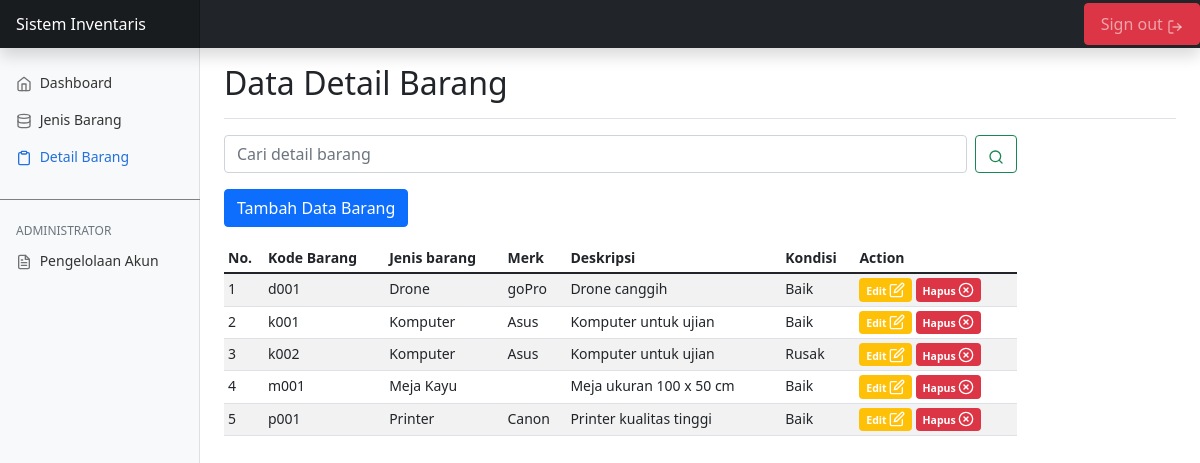
The page /detail.php (signed in) on the database its author committed.
### tables this page shows
CREATE TABLE `detail_barang` (
  `id` int(11) NOT NULL,
  `kode` varchar(20) NOT NULL,
  `id_jenis` int(11) NOT NULL,
  `merk` varchar(20) DEFAULT NULL,
  `deskripsi` text NOT NULL,
  `kondisi` tinyint(1) NOT NULL
);

CREATE TABLE `jenis_barang` (
  `id` int(11) NOT NULL,
  `nama_jenis` varchar(20) NOT NULL,
  `kategori` varchar(20) NOT NULL
);

### functions.php (called while the page is built, shortened)
<?php
  $conn = mysqli_connect("localhost", "root", "", "inventaris");
  function query($query)
  {
    global $conn;
    $result = mysqli_query($conn, $query);
    $rows = [];
    while ($row = mysqli_fetch_assoc($result)) {
      $rows[] = $row;
    }
    return $rows;
  }
?>

### detail.php (the view, shortened to what this page needs)
<?php
    require 'functions.php';
    $detail = query("SELECT detail_barang.id, detail_barang.kode, jenis_barang.nama_jenis, detail_barang.merk, detail_barang.deskripsi, detail_barang.kondisi
    FROM detail_barang
    INNER JOIN jenis_barang ON detail_barang.id_jenis=jenis_barang.id ORDER BY detail_barang.kode ASC;");
    $kata = "";
?>
<!doctype html>
<html lang="en">
    <head>
            <link href="css/bootstrap.min.css" rel="stylesheet">
        <link href="css/dashboard.css" rel="stylesheet">
    </head>
    <body>
        <header class="navbar navbar-dark sticky-top bg-dark flex-md-nowrap p-0 shadow">
            <a class="navbar-brand col-md-3 col-lg-2 me-0 px-3" href="index.php">Sistem Inventaris</a>
            <div class="navbar-nav">
                <div class="nav-item text-nowrap">
                    <a class="nav-link btn btn-danger px-3" href="logout.php">Sign out  <span data-feather="log-out"></span></a>
                </div>
            </div>
        </header>
        <div class="container-fluid">
            <div class="row">
                <nav id="sidebarMenu" class="col-md-3 col-lg-2 d-md-block bg-light sidebar collapse">
                    <div class="position-sticky pt-3">
                        <ul class="nav flex-column">
                            <li class="nav-item">
                                <a class="nav-link" aria-current="page" href="index.php">
                                <span data-feather="home"></span>
                                Dashboard
                                </a>
                            </li>
                            <li class="nav-item">
                                <a class="nav-link" href="jenisbarang.php">
                                <span data-feather="database"></span>
                                Jenis Barang
                                </a>
                            </li>
                            <li class="nav-item">
                                <a class="nav-link active" href="detail.php">
                                <span data-feather="clipboard"></span>
                                Detail Barang
                                </a>
                            </li>
                        </ul>
                        <div class="mt-4 hidden" style="border-top: 1px solid grey;">
                            <h6 class="sidebar-heading d-flex justify-content-between align-items-center px-3 mt-4 mb-1 text-muted">
                                <span>Administrator</span>
                            </h6>
                            <ul class="nav flex-column mb-2">
                                <li class="nav-item">
                                    <a class="nav-link" href="akun.php">
                                        <span data-feather="file-text"></span>
                                        Pengelolaan Akun
                                    </a>
                                </li>
                            </ul>
                        </div>
                    </div>
                </nav>
                <main class="col-md-9 ms-sm-auto col-lg-10 px-md-4">
                    <div class="d-flex justify-content-between flex-wrap flex-md-nowrap align-items-center pt-3 pb-2 mb-3 border-bottom">
                        <h1 class="h2">Data Detail Barang</h1>
                    </div>
                    <div class="table-responsive col-lg-10">
                        <form class="d-flex mb-3" method="GET">
                            <input class="form-control me-2" type="search" name="keyword" placeholder="Cari detail barang" value="<?=$kata ?>">
                            <button class="btn btn-outline-success" type="submit" name="cariDetail">
                                <span data-feather="search"></span>
                            </button>
                        </form>
                        <a href="tambahdata.php" class="hidden btn btn-primary mb-3">Tambah Data Barang</a>
                        <table class="table table-striped table-sm">
                            <thead>
                                <tr>
                                <th scope="col">No.</th>
                                <th scope="col">Kode Barang</th>
                                <th scope="col">Jenis barang</th>
                                <th scope="col">Merk</th>
                                <th scope="col">Deskripsi</th>
                                <th scope="col">Kondisi</th>
                                <th class="hidden" scope="col">Action</th>
                                </tr>
                            </thead>
                            <tbody>
                                <?php $i = 1;
                                foreach($detail as $row) :
                                if ($row["kondisi"] == 1) {
                                    $row["kondisi"] = "Baik";
                                } else {
                                    $row["kondisi"] = "Rusak";
                                } ?>
                                <tr>
                                    <td><?= $i; ?></td>
                                    <td><?= $row["kode"]; ?></td>
                                    <td><?= $row["nama_jenis"]; ?></td>
                                    <td><?= $row["merk"]; ?></td>
                                    <td><?= $row["deskripsi"]; ?></td>
                                    <td><?= $row["kondisi"]; ?></td>
                                    <td class="hidden">
                                        <a href="ubahdetail.php?id=<?= $row["id"]?>" class="badge bg-warning text-decoration-none">Edit <span data-feather="edit"></span></a>
                                        <a href="hapusdetail.php?id=<?= $row["id"]?>" onclick="return confirm('Apa anda yakin?')" class="badge bg-danger text-decoration-none">Hapus <span data-feather="x-circle"></span></a>
                                    </td>
                                </tr>
                                <?php $i++;
                                endforeach; ?>
                            </tbody>
                        </table>
                    </div>
                </main>
            </div>
        </div>
    </body>
</html>

### css/dashboard.css (style rules this page uses)
body { font-size: .875rem; }
.feather { width: 16px; height: 16px; vertical-align: text-bottom; }
.sidebar { position: fixed; top: 0; bottom: 0; left: 0; z-index: 100; padding: 48px 0 0; box-shadow: inset -1px 0 0 rgba(0, 0, 0, .1); }
.sidebar .nav-link { font-weight: 500; color: #333; }
.sidebar .nav-link .feather { margin-right: 4px; color: #727272; }
.sidebar .nav-link.active { color: #2470dc; }
.sidebar .nav-link:hover .feather, .sidebar .nav-link.active .feather { color: inherit; }
.sidebar-heading { font-size: .75rem; text-transform: uppercase; }
.navbar-brand { padding-top: .75rem; padding-bottom: .75rem; font-size: 1rem; background-color: rgba(0, 0, 0, .25); box-shadow: inset -1px 0 0 rgba(0, 0, 0, .25); }

### rows shown on the page
detail_barang: kode "d001", id_jenis.nama_jenis "Drone", merk "goPro", deskripsi "Drone canggih", kondisi "Baik"
detail_barang: kode "k001", id_jenis.nama_jenis "Komputer", merk "Asus", deskripsi "Komputer untuk ujian", kondisi "Baik"
detail_barang: kode "k002", id_jenis.nama_jenis "Komputer", merk "Asus", deskripsi "Komputer untuk ujian", kondisi "Rusak"
detail_barang: kode "m001", id_jenis.nama_jenis "Meja Kayu", deskripsi "Meja ukuran 100 x 50 cm", kondisi "Baik"
detail_barang: kode "p001", id_jenis.nama_jenis "Printer", merk "Canon", deskripsi "Printer kualitas tinggi", kondisi "Baik"
